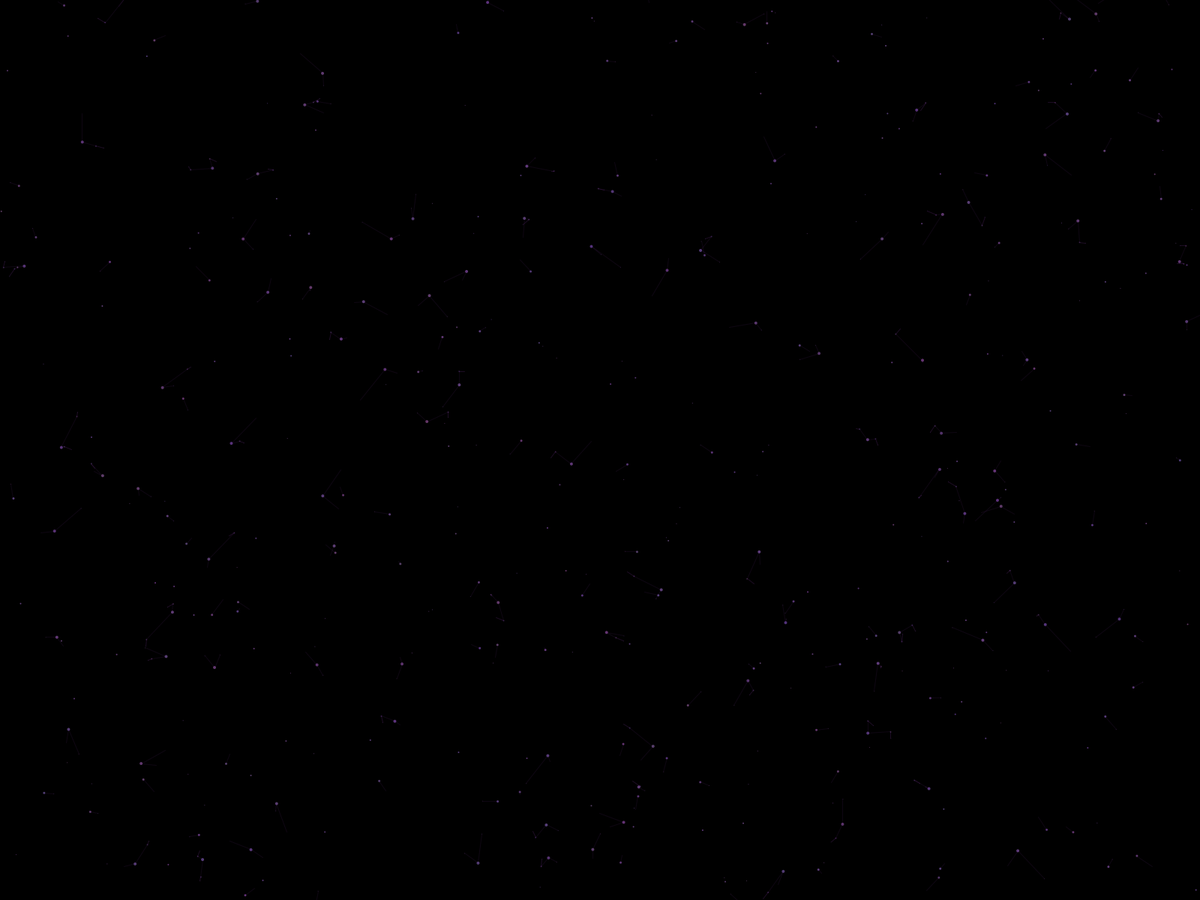
Frame 1 (no input)
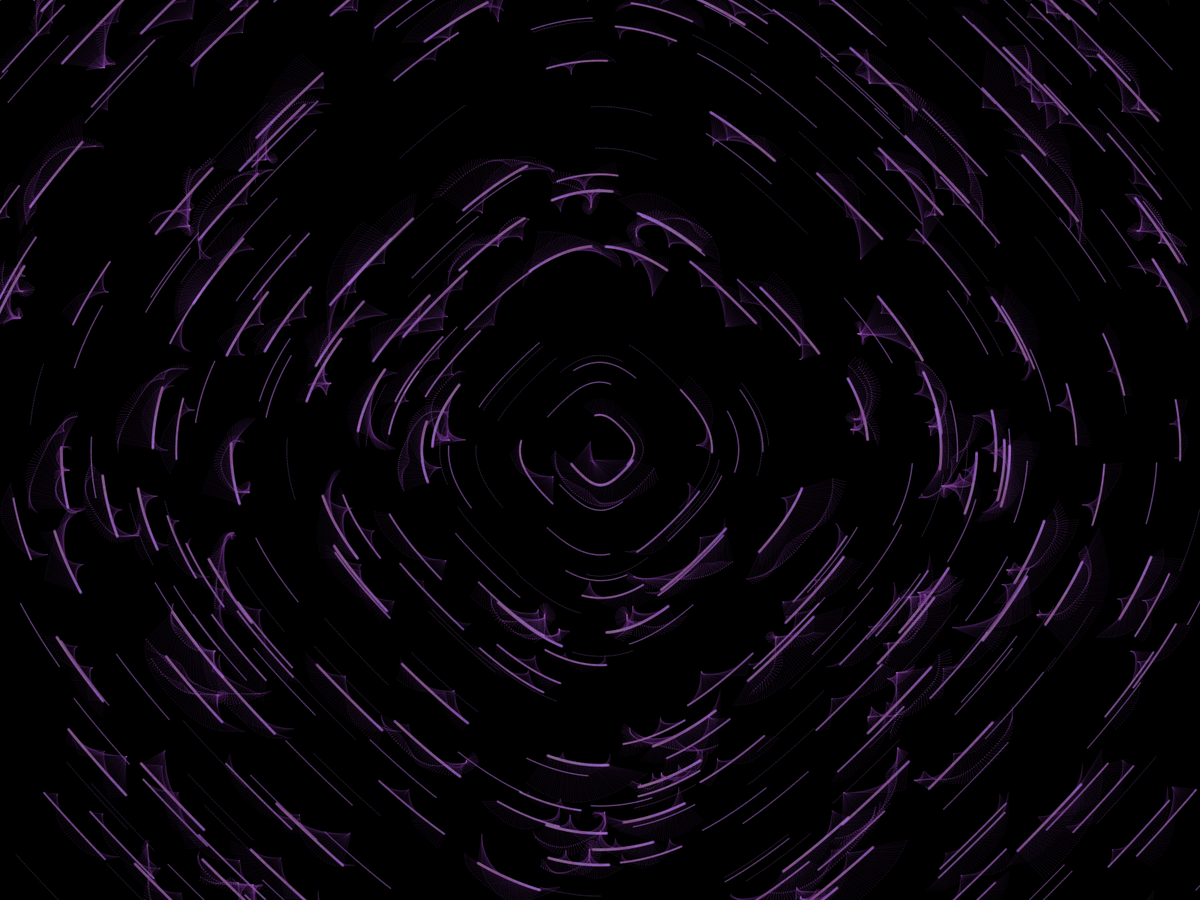
Frame 60 (the mouse pressed at the canvas centre just before this capture)
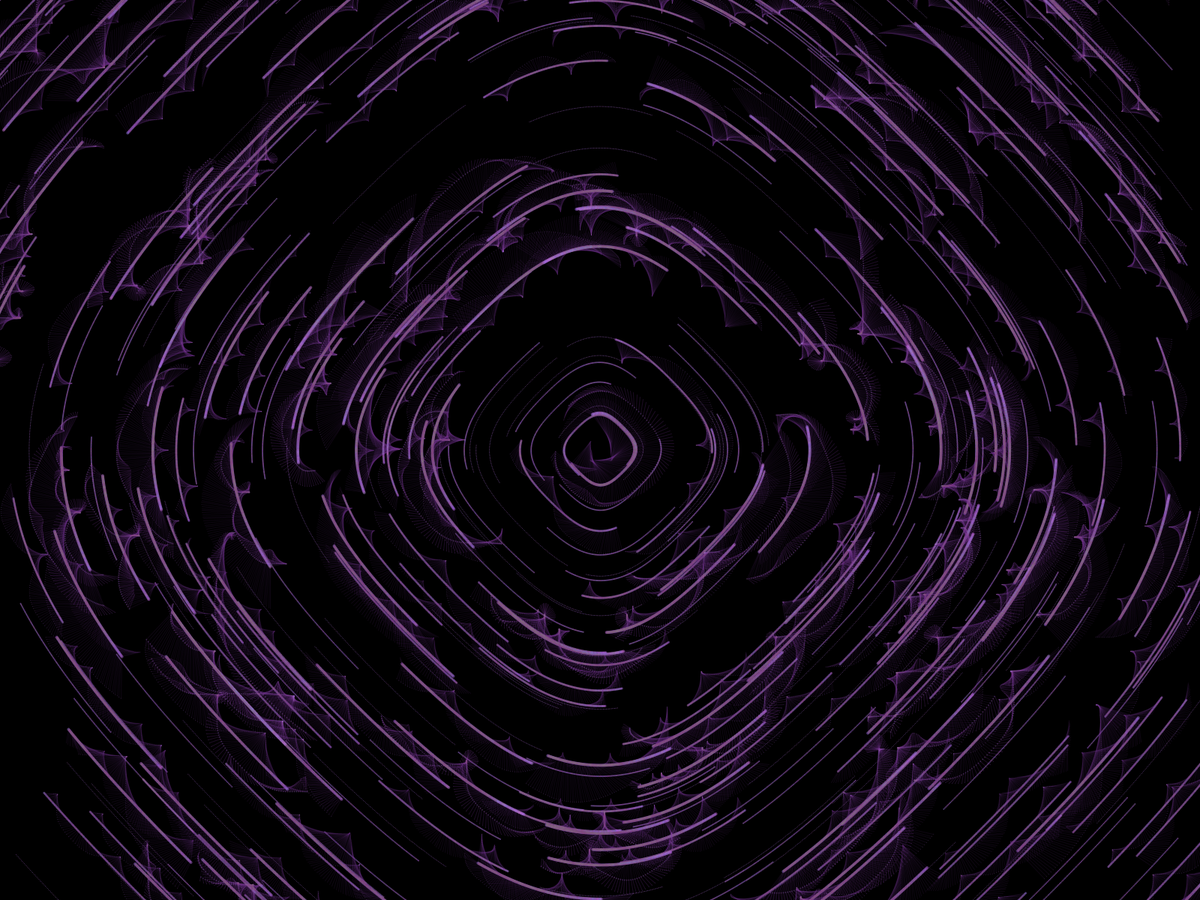
Frame 120 (the mouse held since frame 60 and released just before this capture)

The Processing sketch that drew these frames (run headless with seeded random() and noise(); from frame 60 on, the mouse is pressed at the canvas centre):

// Processing sketch: GravityScreenSaver
// ── GravityScreenSaver.pde
int bodyCount;
CBody[] cBodies;
PVector offsetPos;


void setup(){
  fullScreen();
  frameRate(30);
  background(0);
  
  
  bodyCount = 500;
  cBodies = new CBody[bodyCount];
  
  offsetPos = new PVector( width/2 , height/2);
  
  for(int i = 0; i< cBodies.length; i++){
   
    cBodies[i] = new CBody( new PVector ( random( -width/2 , width/2  ), random( -width/2 , width/2 ) ),
                            new PVector(0,0) ,
                            4 ,
                            0);
  }
  
}

void draw(){
  //background(0);

  /* fill(120,50,150,125);
   noStroke();
   ellipse(0 + offsetPos.x , 0 + offsetPos.y , 5, 5);*/
  
  for(int i = 0; i< cBodies.length; i++){
    cBodies[i].calculate(new PVector(0,0));
    cBodies[i].show(offsetPos);
  }
  
  fill(0,0,0,1);
  noStroke();
  rect(0,0,width, height);
  //blend(0,0,width, height,0,0,width, height, EXCLUSION);
}

// ── CBody.pde
class CBody{
PVector pos;
PVector dir;
PVector parent;

int bodyCount;
CBody[] cBodies;

int generation;

int cycle;

  
  //CONSTRUCT
  CBody(PVector _pos, PVector _parent , int childNumber, int _gen){
    
    pos = _pos;
    dir = new PVector(0,0);
    parent = _parent;
    generation = _gen+1;
    cycle = 0;
       
    bodyCount = int( random( 0 , childNumber ) );
    cBodies = new CBody[bodyCount];
    
    
    for(int i = 0; i< cBodies.length; i++){
      /*cBodies[i] = new CBody( new PVector ( random( pos.x-20*i /generation, pos.x+20*i /generation ), random( pos.y-20*i /generation, pos.y+20*i /generation) ),
                              pos ,
                              bodyCount ,
                              generation);*/
                              
       cBodies[i] = new CBody( new PVector ( random( -20*i /generation, +20*i /generation ), random( -20*i /generation, +20*i /generation) ),
                              pos ,
                              bodyCount ,
                              generation);                         
    }
    
  }
  
  //CALC
  void calculate(PVector _pos){
  
    
    dir.x = sin( pos.y / pos.mag()*2 )*1.5;
    dir.y = -sin( pos.x / pos.mag()*2 )*1.5; 

   //dir.x = sin( pos.y / pos.mag() ); //circular orbit but a bit outward spirally 
   //dir.y = -sin( pos.x / pos.mag() ); //circular orbit but a bit outward spirally 

    
    pos.x += dir.x;
    pos.y += dir.y;
    
  
  }
  
  //SHOW
  void show(PVector _offset){
    
    int cycleLimiter = 5000;
    
    cycle++;
    if(cycle > cycleLimiter){
      cycle = 0;
    }
    
    PVector tempPos = pos.copy();
    tempPos.y = pos.y ;
    tempPos.x = pos.x ;
    
    //tempPos.y = pos.y * ((sin(cycle%15)+20)/21);
    //tempPos.x = pos.x * ((sin(cycle%15)+20)/21);
    PVector adjustedPos = PVector.add( _offset , tempPos );
    
 if(true){
      if(cycle<cycleLimiter/2){
        fill(random(160,200), random(100,130), random(200,250), 125/generation);
      }else{
        fill(random(0,30), random(0,10), random(30,50), 125/generation);
      }
      noStroke();
      ellipse(adjustedPos.x , 
             adjustedPos.y  , 
             bodyCount + 1 / (generation),
             bodyCount + 1 / (generation) );
             
      /*ellipse(adjustedPos.x , 
             adjustedPos.y , 
             bodyCount + 1 / (generation),
             bodyCount + 1 / (generation) );*/
             
    }else{
      stroke(120, 50, 150, 125/generation);
      noFill();
      line(adjustedPos.x , 
           adjustedPos.y , 
           adjustedPos.x + dir.x*10 , 
           adjustedPos.y + dir.y*10 );
    }
              
              
    
      if(cycle<cycleLimiter/2){
        stroke(120, 50, 150, 30*(generation-1));
      }else{
        stroke(30, 20, 50, 30*(generation-1));
      }
      noFill();
      line(adjustedPos.x , 
           adjustedPos.y , 
           _offset.x , 
           _offset.y );
              
              
    for(int i = 0; i< cBodies.length; i++){
     
      cBodies[i].calculate(pos);
      cBodies[i].show(adjustedPos);
    }
    
  }

}
